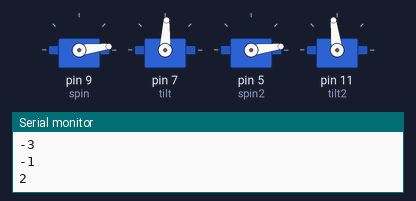
Recording of a sketch running on a simulated Arduino Uno, built with avr-gcc and run on an emulated ATmega328P. Shown: 4 × servo, the last lines printed to the serial monitor. Random numbers use the default seed unless the sketch sets one.

Above: at 0.71 s.
At 10.01 s:
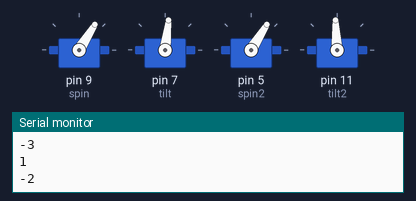
At 14.79 s:
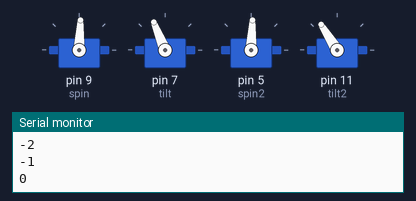
At 19.52 s:
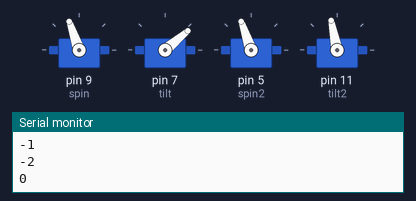
At 28.56 s:
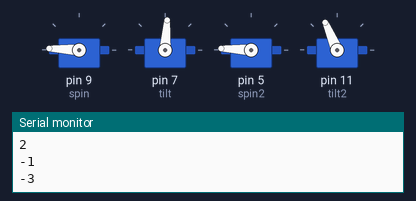
At 38.9 s:
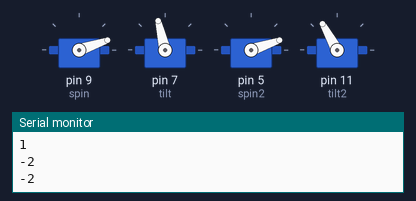
Timing chart, 0 to 40.0 s (numbered marks = the images above):
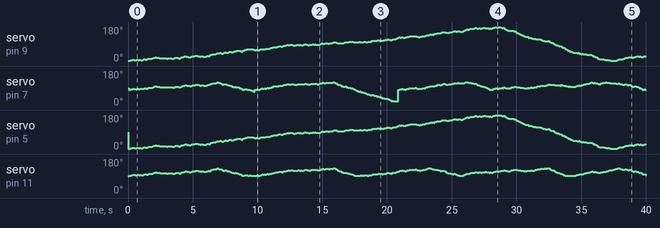

The sketch:

Noise_Tilt_Pan_WIP.ino
```cpp
/*
* Based on code miniPanTileTest by Author: Bob
* and Sweep
*/
#include <Servo.h>

Servo spin;    // create servo object for spin (bottom)
Servo tilt;  // create servo object to tilt (bottom)
Servo spin2; //upper spin servo
Servo tilt2; // tilt2 servo

long noise;

void setup() {
  Serial.begin(9600);
  Serial.println("");
  spin.attach(9);   // attaches spin servo on pin 9 to the servo object
  tilt.attach(7);  // attaches tilt servo on pin 7 to the servo object
  spin2.attach(5);  // attaches spin2 servo on pin 5 to the servo object
  tilt2.attach(11); // attaches tilt2 servo on pin 11 to the servo object
}

void loop() {


//  Move both servos at the same time(ish)
  int smin=1;  //right
  int smax=179; //left
  int spos=0;  //current position
  int sinc=1;   //movement increment in degrees

  int tmin=81;  //top
  int tmax=120; //bot
  int tpos=80;  //current position
  int tinc=1;   //movement increment in degrees

  int t2min=91;  //top
  int t2max=130; //bot
  int t2pos=90;  //current position
  int t2inc=1;   //movement increment in degrees


  Serial.println("Huzza");
  for(int i=0; i<18000; i++) {

     noise = random(-3,3);
    Serial.println(noise);

    spos += sinc+noise;                           //increment
    if(spos > smax) {spos=smax; sinc = -1;} //check for limit, change direction if necessary
    if(spos < smin) {spos=smin; sinc = 1;}  //check for limit, change direction if necessary

    tpos += tinc+noise;                           //increment
// if(tpos < tmin && spos < 60 || spos > 120) {tpos=tmin; tinc = 1;}  //check for limit, change direction if necessary
   if(tpos < tmin && spos > tmax) {tpos=tmin; tinc = 1;}  //check for if spos greater than 120 and tpos less than 81
   if(tpos < tmin && spos < 60) {tpos=tmin; tinc = 1;}  //check for limit, change direction if necessary
   if(tpos > tmax) {tpos=tmax; tinc = -1;} //check for limit, change direction if necessary

  t2pos += t2inc+noise;                           //increment
    if(t2pos > t2max) {t2pos=t2max; t2inc = -1;} //check for limit, change direction if necessary
    if(t2pos < t2min) {t2pos=t2min; t2inc = 1;}  //check for limit, change direction if necessary


    spin.write(spos);  //move spin servo
    delay(20);
    spin2.write(spos); // spin2
    delay(20);
    tilt.write(tpos); //move tilt servo
    delay(20);
    tilt2.write(t2pos);
    delay(20 );        //some delay
  }


}
```

Measured:
- by itself, servo on pin 7 (tilt): 90° → 81° at 0.04 s, → 84° 0.16 s later, → 86° 0.16 s later, → 84° 0.16 s later, … (409 changes in this stretch)
- by itself, servo on pin 5 (spin2): 90° → 1° at 0.02 s, → 4° 0.16 s later, → 6° 0.16 s later, → 4° 0.16 s later, … (412 changes in this stretch)
- by itself, servo on pin 11 (tilt2): 90° → 91° at 0.06 s, → 94° 0.16 s later, → 96° 0.16 s later, → 94° 0.16 s later, … (401 changes in this stretch)
